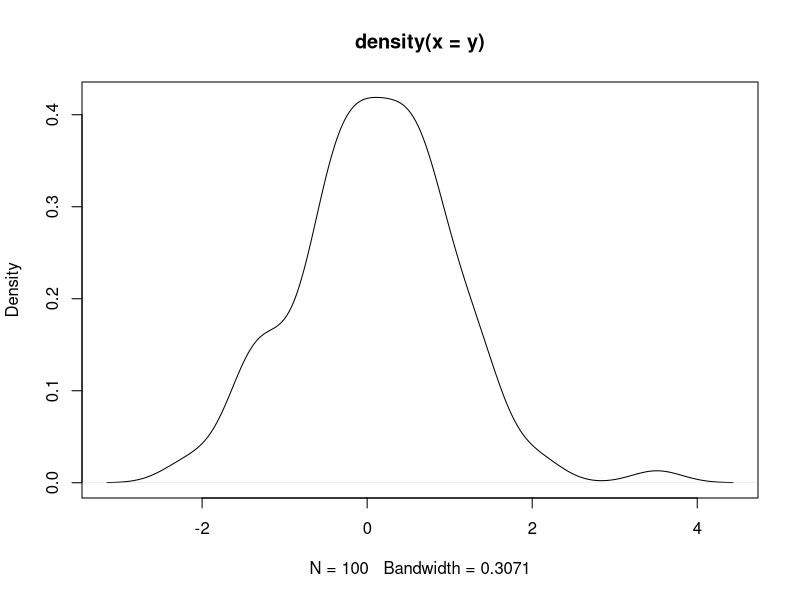
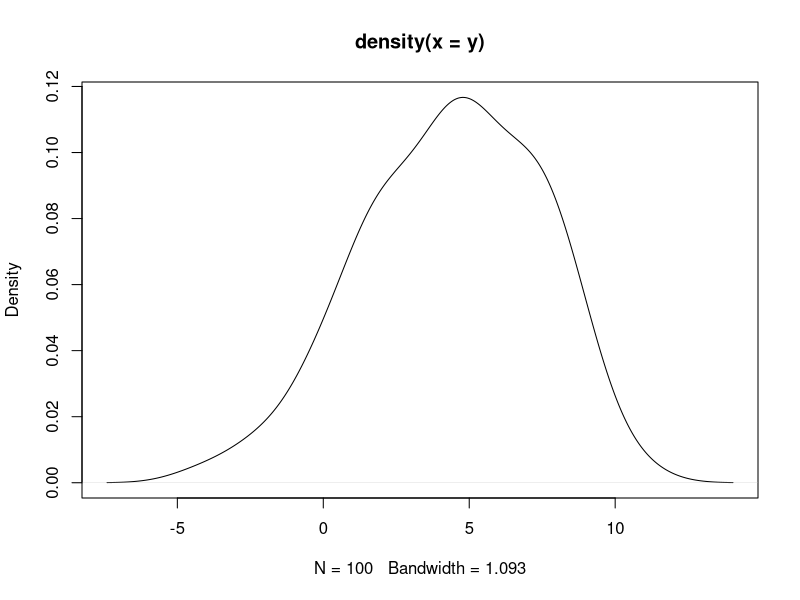
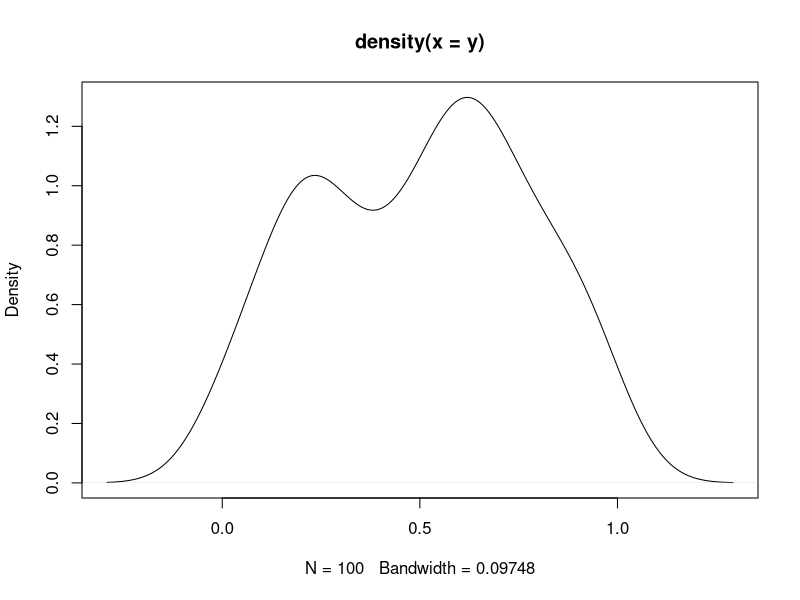
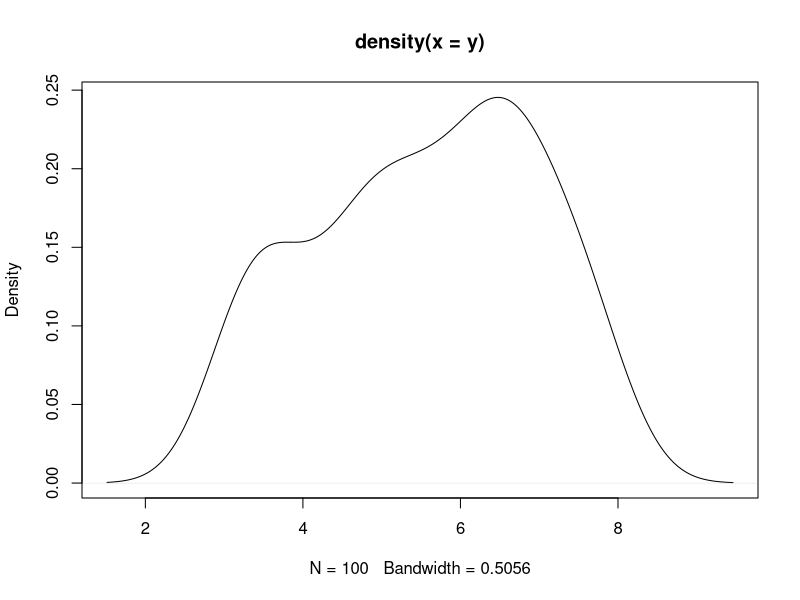
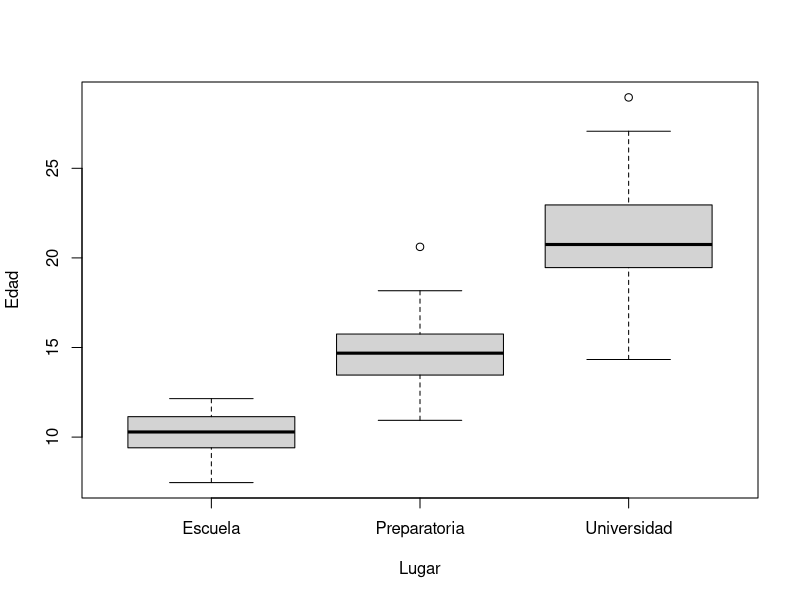
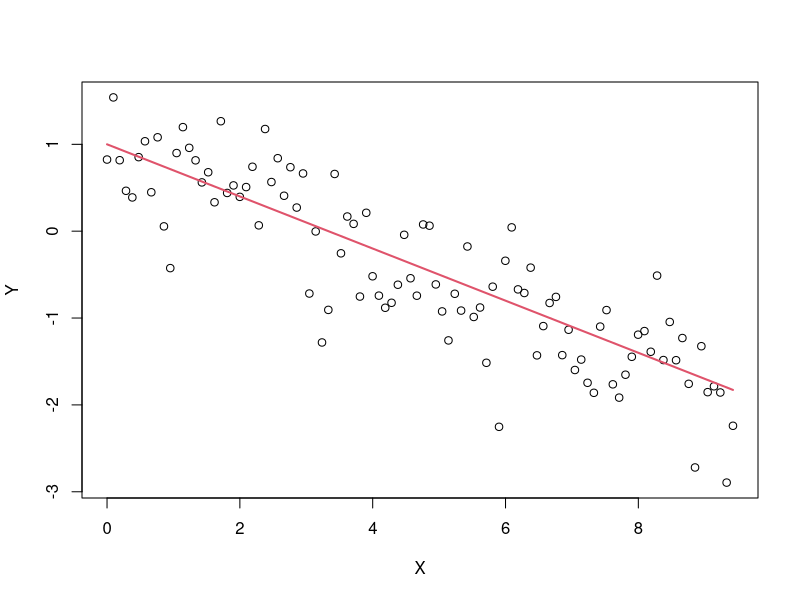

Write R code to recreate these figures, in order. (Note: this script raises an error after producing the figures.)
# Vamos a jugar con datos simulados. Escojan sus

# Distribucion normal estandar
y <- rnorm(100)
plot(density(y))

# Distribucion normal de media cinco y desviacion estandar 3
y <- rnorm(100,5,3)
plot(density(y))

# Distribucion uniforme 0,1
y <- runif(100)
plot(density(y))

# Distribucion uniforme a=3, b=8
y <- runif(100,3,8)
plot(density(y))

# Ejemplo de la edad y el lugar

data.frame(
  Edad = rnorm(50, 10, 1.2),
  Lugar = "Escuela"
) -> escuela

data.frame(
  Edad = rnorm(45, 15, 1.9),
  Lugar = "Preparatoria"
) -> prepa

data.frame(
  Edad = rnorm(80, 21, 2.5),
  Lugar = "Universidad"
) -> universidad

rbind(escuela, prepa, universidad) -> edad_lugar

boxplot(Edad ~ Lugar, data = edad_lugar)


# Modelo lineal

X <-seq(0, 3*pi, length.out = 100)
Y <- -0.3*X + 1 + rnorm(100,0,0.5)
Z <- -0.3*X + 1

data.frame(X,Y,Z) -> datos_lineal
plot(Y ~ X, data = datos_lineal )
lines(Z ~ X, data = datos_lineal, col = 2, lwd = 2)

# Modelo no lineal
X <-seq(0, 3*pi, length.out = 100)
Y <- cos(x) + rnorm(100,0,0.5)
Z <- data.frame(X,Y,Z) -> datos_no_lineal + 1

data.frame(X,Y,Z) -> datos_no_lineal
plot(Y ~ X, data = datos_no_lineal )
lines(Z ~ X, data = datos_no_lineal, col = 2, lwd = 2)

